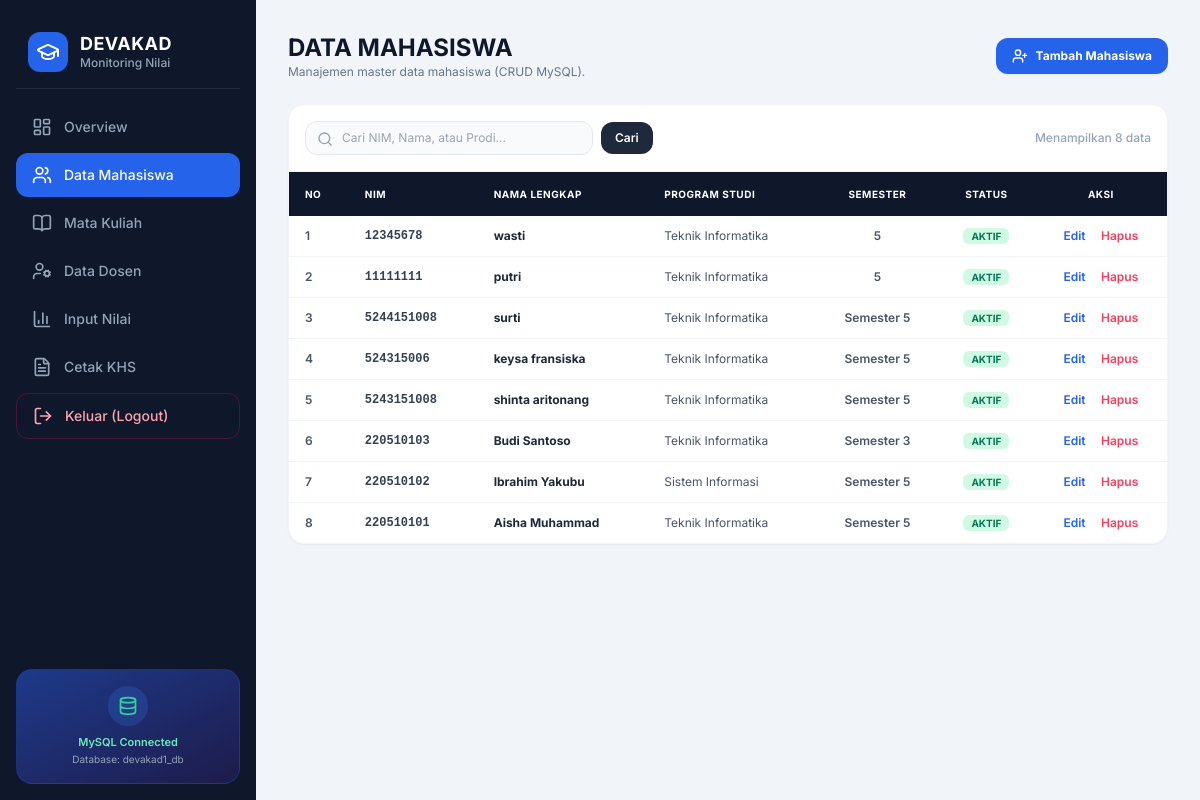
The page /mahasiswa.php on the database its author committed.
### tables this page shows
CREATE TABLE `mahasiswa` (
  `id` int(11) NOT NULL,
  `nim` varchar(20) NOT NULL,
  `nama` varchar(100) NOT NULL,
  `prodi` varchar(50) NOT NULL,
  `semester` varchar(20) NOT NULL,
  `status` enum('AKTIF','NON-AKTIF') DEFAULT 'AKTIF',
  `password` varchar(50) DEFAULT '123456'
);

### mahasiswa.php (the view, shortened to what this page needs)
<?php
include 'koneksi.php';
$keyword = "";
if (isset($_GET['cari']) && $_GET['cari'] != "") {
    $keyword = mysqli_real_escape_string($koneksi, $_GET['cari']);
    $query_tampil = "SELECT * FROM mahasiswa WHERE nim LIKE '%$keyword%' OR nama LIKE '%$keyword%' OR prodi LIKE '%$keyword%' ORDER BY id DESC";
} else {
    $query_tampil = "SELECT * FROM mahasiswa ORDER BY id DESC";
}
$result_mhs = mysqli_query($koneksi, $query_tampil);
?>
<!DOCTYPE html>
<html lang="id">
<head>
  <script src="https://cdn.tailwindcss.com"></script>
</head>
<body class="bg-slate-100 min-h-screen text-slate-800 flex">
  <aside class="w-64 bg-slate-900 text-white flex flex-col justify-between p-4 min-h-screen shrink-0">
    <div>
      <div class="flex items-center gap-3 px-3 py-4 mb-4 border-b border-slate-800">
        <div class="bg-blue-600 p-2 rounded-xl text-white">
          <i data-lucide="graduation-cap" class="w-6 h-6"></i>
        </div>
        <div>
          <h1 class="font-bold text-lg leading-tight tracking-wide">DEVAKAD</h1>
          <p class="text-xs text-slate-400 font-medium">Monitoring Nilai</p>
        </div>
      </div>
      <nav class="space-y-1">
        <a href="index.php" class="w-full flex items-center gap-3 px-4 py-3 rounded-xl text-slate-400 hover:bg-slate-800 hover:text-white font-medium text-sm transition">
          <i data-lucide="layout-dashboard" class="w-5 h-5"></i> Overview
        </a>
        <a href="mahasiswa.php" class="w-full flex items-center gap-3 px-4 py-3 rounded-xl bg-blue-600 text-white font-medium text-sm transition">
          <i data-lucide="users" class="w-5 h-5"></i> Data Mahasiswa
        </a>
        <a href="matkul.php" class="w-full flex items-center gap-3 px-4 py-3 rounded-xl text-slate-400 hover:bg-slate-800 hover:text-white font-medium text-sm transition">
          <i data-lucide="book-open" class="w-5 h-5"></i> Mata Kuliah
        </a>
        <a href="dosen.php" class="w-full flex items-center gap-3 px-4 py-3 rounded-xl text-slate-400 hover:bg-slate-800 hover:text-white font-medium text-sm transition">
          <i data-lucide="user-cog" class="w-5 h-5"></i> Data Dosen
        </a>
        <a href="input_nilai.php" class="w-full flex items-center gap-3 px-4 py-3 rounded-xl text-slate-400 hover:bg-slate-800 hover:text-white font-medium text-sm transition">
          <i data-lucide="bar-chart-3" class="w-5 h-5"></i> Input Nilai
        </a>
        <a href="cetak_khs.php" class="w-full flex items-center gap-3 px-4 py-3 rounded-xl text-slate-400 hover:bg-slate-800 hover:text-white font-medium text-sm transition">
          <i data-lucide="file-text" class="w-5 h-5"></i> Cetak KHS
        </a>
        <a href="login.php?logout=true" class="w-full flex items-center gap-3 px-4 py-3 rounded-xl text-rose-300 hover:bg-rose-950/50 hover:text-rose-200 font-medium text-sm transition mt-4 border border-rose-900/50">
          <i data-lucide="log-out" class="w-5 h-5"></i> Keluar (Logout)
        </a>
      </nav>
    </div>
    <div class="bg-gradient-to-br from-blue-900 to-indigo-950 p-4 rounded-2xl border border-blue-800/50 text-center">
      <div class="w-10 h-10 bg-blue-500/20 rounded-full flex items-center justify-center mx-auto mb-2 text-emerald-400">
        <i data-lucide="database" class="w-5 h-5"></i>
      </div>
      <p class="text-[11px] text-emerald-300 font-semibold">MySQL Connected</p>
      <p class="text-[10px] text-slate-400 mt-0.5">Database: devakad1_db</p>
    </div>
  </aside>
  <main class="flex-1 p-8 overflow-y-auto space-y-6">
    <div class="flex flex-col md:flex-row md:items-center justify-between gap-4">
      <div>
        <h2 class="text-2xl font-bold text-slate-900">DATA MAHASISWA</h2>
        <p class="text-xs text-slate-500">Manajemen master data mahasiswa (CRUD MySQL).</p>
      </div>
      <button onclick="toggleModal('modal-tambah', true)" class="bg-blue-600 hover:bg-blue-700 text-white px-4 py-2.5 rounded-xl text-xs font-bold flex items-center gap-2 shadow-sm transition">
        <i data-lucide="user-plus" class="w-4 h-4"></i> Tambah Mahasiswa
      </button>
    </div>
    <div class="bg-white rounded-2xl border border-slate-100 shadow-sm overflow-hidden">
      <div class="p-4 border-b border-slate-100 flex flex-col sm:flex-row sm:items-center justify-between gap-3">
        <form method="GET" action="mahasiswa.php" class="flex items-center gap-2">
          <div class="relative w-72">
            <input type="text" name="cari" value="<?php echo htmlspecialchars($keyword); ?>" placeholder="Cari NIM, Nama, atau Prodi..." class="w-full bg-slate-50 border border-slate-200 text-xs rounded-xl pl-9 pr-3 py-2 focus:ring-2 focus:ring-blue-500 focus:bg-white outline-none">
            <i data-lucide="search" class="w-4 h-4 text-slate-400 absolute left-3 top-2.5"></i>
          </div>
          <button type="submit" class="bg-slate-800 hover:bg-slate-900 text-white px-3.5 py-2 rounded-xl text-xs font-semibold transition">Cari</button>
        </form>
        <span class="text-xs text-slate-400 font-medium">Menampilkan <?php echo mysqli_num_rows($result_mhs); ?> data</span>
      </div>
      <div class="overflow-x-auto">
        <table class="w-full text-left text-xs text-slate-600">
          <thead class="bg-slate-900 text-white uppercase text-[10px] tracking-wider">
            <tr>
              <th class="py-3.5 px-4">No</th>
              <th class="py-3.5 px-4">NIM</th>
              <th class="py-3.5 px-4">Nama Lengkap</th>
              <th class="py-3.5 px-4">Program Studi</th>
              <th class="py-3.5 px-4 text-center">Semester</th>
              <th class="py-3.5 px-4 text-center">Status</th>
              <th class="py-3.5 px-4 text-center">Aksi</th>
            </tr>
          </thead>
          <tbody class="divide-y divide-slate-100">
            <?php
            $no = 1;
            if (mysqli_num_rows($result_mhs) > 0) {
                while ($row = mysqli_fetch_assoc($result_mhs)) {
                    $badgeStatus = ($row['status'] == 'AKTIF')
                        ? "<span class='bg-emerald-100 text-emerald-700 px-2 py-0.5 rounded-md font-bold text-[10px]'>AKTIF</span>"
                        : "<span class='bg-rose-100 text-rose-700 px-2 py-0.5 rounded-md font-bold text-[10px]'>NON-AKTIF</span>";
                    ?>
                    <tr class="hover:bg-slate-50">
                      <td class="py-3 px-4 font-semibold"><?php echo $no++; ?></td>
                      <td class="py-3 px-4 font-mono font-bold text-slate-700"><?php echo $row['nim']; ?></td>
                      <td class="py-3 px-4 font-bold text-slate-800"><?php echo $row['nama']; ?></td>
                      <td class="py-3 px-4"><?php echo $row['prodi']; ?></td>
                      <td class="py-3 px-4 text-center font-semibold"><?php echo $row['semester']; ?></td>
                      <td class="py-3 px-4 text-center"><?php echo $badgeStatus; ?></td>
                      <td class="py-3 px-4 text-center">
                        <button type="button" onclick="bukaModalEdit('<?php echo $row['id']; ?>', '<?php echo $row['nim']; ?>', '<?php echo addslashes($row['nama']); ?>', '<?php echo $row['prodi']; ?>', '<?php echo $row['semester']; ?>', '<?php echo $row['status']; ?>')" class="text-blue-600 hover:underline font-semibold mr-3">Edit</button>
                        <a href="mahasiswa.php?hapus=<?php echo $row['id']; ?>" onclick="return confirm('Yakin ingin menghapus data <?php echo addslashes($row['nama']); ?>?')" class="text-rose-500 hover:underline font-semibold">Hapus</a>
                      </td>
                    </tr>
                    <?php
                }
            } else {
                echo "<tr><td colspan='7' class='py-6 text-center text-slate-400'>Data mahasiswa tidak ditemukan.</td></tr>";
            }
            ?>
          </tbody>
        </table>
      </div>
    </div>
  </main>
</body>
</html>

### mahasiswa.php (style rules this page uses)
body { font-family: 'Inter', sans-serif; }

### rows shown on the page
mahasiswa: nim "12345678", nama "wasti", prodi "Teknik Informatika", semester "5", status "AKTIF"
mahasiswa: nim "11111111", nama "putri", prodi "Teknik Informatika", semester "5", status "AKTIF"
mahasiswa: nim "5244151008", nama "surti", prodi "Teknik Informatika", semester "Semester 5", status "AKTIF"
mahasiswa: nim "524315006", nama "keysa fransiska", prodi "Teknik Informatika", semester "Semester 5", status "AKTIF"
mahasiswa: nim "5243151008", nama "shinta aritonang", prodi "Teknik Informatika", semester "Semester 5", status "AKTIF"
mahasiswa: nim "220510103", nama "Budi Santoso", prodi "Teknik Informatika", semester "Semester 3", status "AKTIF"
mahasiswa: nim "220510102", nama "Ibrahim Yakubu", prodi "Sistem Informasi", semester "Semester 5", status "AKTIF"
mahasiswa: nim "220510101", nama "Aisha Muhammad", prodi "Teknik Informatika", semester "Semester 5", status "AKTIF"

### other values the page prints
mysqli_num_rows($result_mhs) "8"
